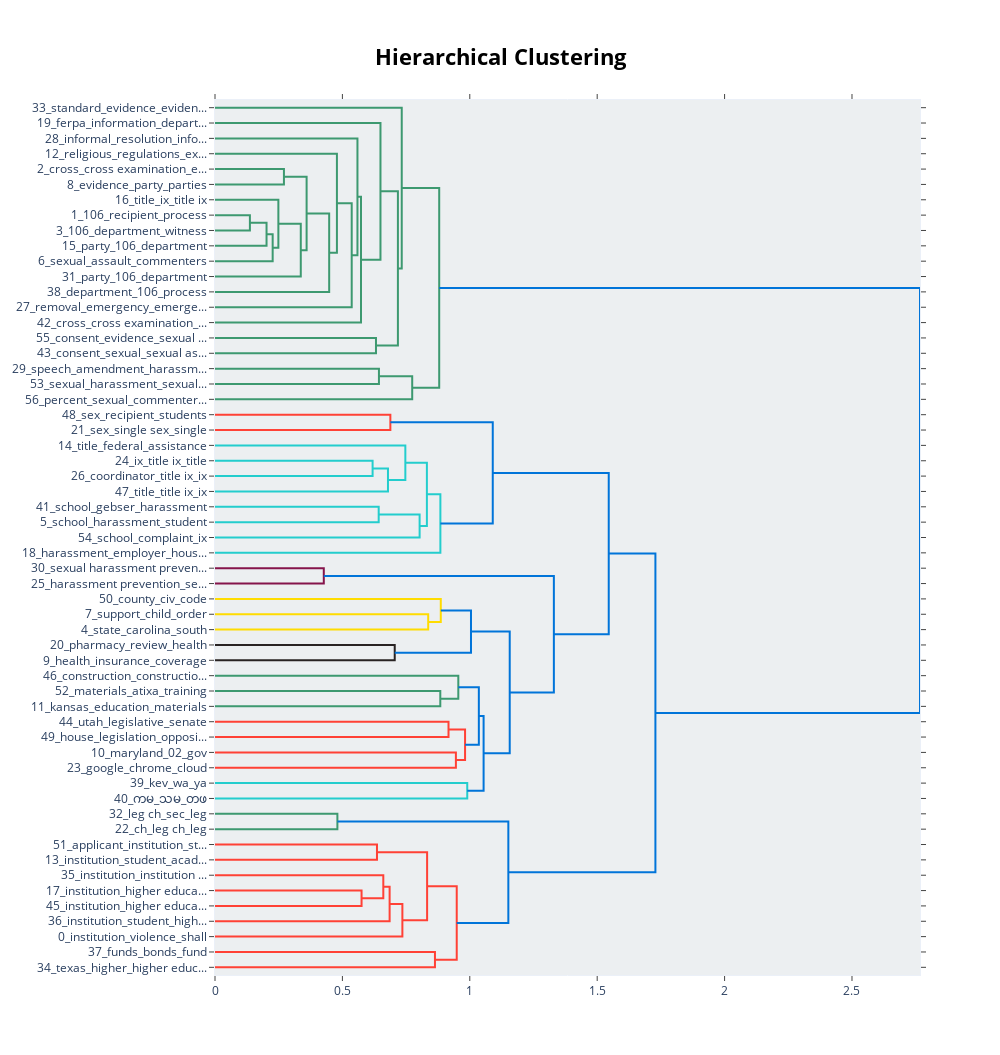

Notebook code for this chart:
### Code cell
topic_model.visualize_hierarchy()

### Figure 1 — Plotly figure (JSON) as saved in the notebook; plotly's stock layout.template omitted (floating-point values rounded to 4 significant figures)
{"data": [{"hoverinfo": "text", "marker": {"color": "rgb(61,153,112)"}, "mode": "lines", "type": "scatter", "x": [0, 0.2705, 0.2705, 0], "xaxis": "x", "y": [-45, -45, -55, -55], "yaxis": "y"}, {"hoverinfo": "text", "marker": {"color": "rgb(61,153,112)"}, "mode": "lines", "type": "scatter", "x": [0, 0.137, 0.137, 0], "xaxis": "x", "y": [-75, -75, -85, -85], "yaxis": "y"}, {"hoverinfo": "text", "marker": {"color": "rgb(61,153,112)"}, "mode": "lines", "type": "scatter", "x": [0.137, 0.2023, 0.2023, 0], "xaxis": "x", "y": [-80, -80, -95, -95], "yaxis": "y"}, {"hoverinfo": "text", "marker": {"color": "rgb(61,153,112)"}, "mode": "lines", "type": "scatter", "x": [0.2023, 0.2263, 0.2263, 0], "xaxis": "x", "y": [-87.5, -87.5, -105, -105], "yaxis": "y"}, {"hoverinfo": "text", "marker": {"color": "rgb(61,153,112)"}, "mode": "lines", "type": "scatter", "x": [0, 0.2487, 0.2487, 0.2263], "xaxis": "x", "y": [-65, -65, -96.25, -96.25], "yaxis": "y"}, {"hoverinfo": "text", "marker": {"color": "rgb(61,153,112)"}, "mode": "lines", "type": "scatter", "x": [0.2487, 0.3367, 0.3367, 0], "xaxis": "x", "y": [-80.62, -80.62, -115, -115], "yaxis": "y"}, {"hoverinfo": "text", "marker": {"color": "rgb(61,153,112)"}, "mode": "lines", "type": "scatter", "x": [0.2705, 0.3595, 0.3595, 0.3367], "xaxis": "x", "y": [-50, -50, -97.81, -97.81], "yaxis": "y"}, {"hoverinfo": "text", "marker": {"color": "rgb(61,153,112)"}, "mode": "lines", "type": "scatter", "x": [0.3595, 0.4481, 0.4481, 0], "xaxis": "x", "y": [-73.91, -73.91, -125, -125], "yaxis": "y"}, {"hoverinfo": "text", "marker": {"color": "rgb(61,153,112)"}, "mode": "lines", "type": "scatter", "x": [0, 0.4785, 0.4785, 0.4481], "xaxis": "x", "y": [-35, -35, -99.45, -99.45], "yaxis": "y"}, {"hoverinfo": "text", "marker": {"color": "rgb(61,153,112)"}, "mode": "lines", "type": "scatter", "x": [0.4785, 0.5365, 0.5365, 0], "xaxis": "x", "y": [-67.23, -67.23, -135, -135], "yaxis": "y"}, {"hoverinfo": "text", "marker": {"color": "rgb(61,153,112)"}, "mode": "lines", "type": "scatter", "x": [0, 0.5591, 0.5591, 0.5365], "xaxis": "x", "y": [-25, -25, -101.1, -101.1], "yaxis": "y"}, {"hoverinfo": "text", "marker": {"color": "rgb(61,153,112)"}, "mode": "lines", "type": "scatter", "x": [0.5591, 0.573, 0.573, 0], "xaxis": "x", "y": [-63.06, -63.06, -145, -145], "yaxis": "y"}, {"hoverinfo": "text", "marker": {"color": "rgb(61,153,112)"}, "mode": "lines", "type": "scatter", "x": [0, 0.6494, 0.6494, 0.573], "xaxis": "x", "y": [-15, -15, -104.0, -104.0], "yaxis": "y"}, {"hoverinfo": "text", "marker": {"color": "rgb(61,153,112)"}, "mode": "lines", "type": "scatter", "x": [0, 0.6318, 0.6318, 0], "xaxis": "x", "y": [-155, -155, -165, -165], "yaxis": "y"}, {"hoverinfo": "text", "marker": {"color": "rgb(61,153,112)"}, "mode": "lines", "type": "scatter", "x": [0.6494, 0.7179, 0.7179, 0.6318], "xaxis": "x", "y": [-59.51, -59.51, -160, -160], "yaxis": "y"}, {"hoverinfo": "text", "marker": {"color": "rgb(61,153,112)"}, "mode": "lines", "type": "scatter", "x": [0, 0.7329, 0.7329, 0.7179], "xaxis": "x", "y": [-5, -5, -109.8, -109.8], "yaxis": "y"}, {"hoverinfo": "text", "marker": {"color": "rgb(61,153,112)"}, "mode": "lines", "type": "scatter", "x": [0, 0.6434, 0.6434, 0], "xaxis": "x", "y": [-175, -175, -185, -185], "yaxis": "y"}, {"hoverinfo": "text", "marker": {"color": "rgb(61,153,112)"}, "mode": "lines", "type": "scatter", "x": [0.6434, 0.774, 0.774, 0], "xaxis": "x", "y": [-180, -180, -195, -195], "yaxis": "y"}, {"hoverinfo": "text", "marker": {"color": "rgb(61,153,112)"}, "mode": "lines", "type": "scatter", "x": [0.7329, 0.8799, 0.8799, 0.774], "xaxis": "x", "y": [-57.38, -57.38, -187.5, -187.5], "yaxis": "y"}, {"hoverinfo": "text", "marker": {"color": "rgb(255,65,54)"}, "mode": "lines", "type": "scatter", "x": [0, 0.6882, 0.6882, 0], "xaxis": "x", "y": [-205, -205, -215, -215], "yaxis": "y"}, {"hoverinfo": "text", "marker": {"color": "rgb(35,205,205)"}, "mode": "lines", "type": "scatter", "x": [0, 0.6185, 0.6185, 0], "xaxis": "x", "y": [-235, -235, -245, -245], "yaxis": "y"}, {"hoverinfo": "text", "marker": {"color": "rgb(35,205,205)"}, "mode": "lines", "type": "scatter", "x": [0.6185, 0.6789, 0.6789, 0], "xaxis": "x", "y": [-240, -240, -255, -255], "yaxis": "y"}, {"hoverinfo": "text", "marker": {"color": "rgb(35,205,205)"}, "mode": "lines", "type": "scatter", "x": [0, 0.747, 0.747, 0.6789], "xaxis": "x", "y": [-225, -225, -247.5, -247.5], "yaxis": "y"}, {"hoverinfo": "text", "marker": {"color": "rgb(35,205,205)"}, "mode": "lines", "type": "scatter", "x": [0, 0.6424, 0.6424, 0], "xaxis": "x", "y": [-265, -265, -275, -275], "yaxis": "y"}, {"hoverinfo": "text", "marker": {"color": "rgb(35,205,205)"}, "mode": "lines", "type": "scatter", "x": [0.6424, 0.8031, 0.8031, 0], "xaxis": "x", "y": [-270, -270, -285, -285], "yaxis": "y"}, {"hoverinfo": "text", "marker": {"color": "rgb(35,205,205)"}, "mode": "lines", "type": "scatter", "x": [0.747, 0.8316, 0.8316, 0.8031], "xaxis": "x", "y": [-236.2, -236.2, -277.5, -277.5], "yaxis": "y"}, {"hoverinfo": "text", "marker": {"color": "rgb(35,205,205)"}, "mode": "lines", "type": "scatter", "x": [0.8316, 0.8845, 0.8845, 0], "xaxis": "x", "y": [-256.9, -256.9, -295, -295], "yaxis": "y"}, {"hoverinfo": "text", "marker": {"color": "rgb(0,116,217)"}, "mode": "lines", "type": "scatter", "x": [0.6882, 1.09, 1.09, 0.8845], "xaxis": "x", "y": [-210, -210, -275.9, -275.9], "yaxis": "y"}, {"hoverinfo": "text", "marker": {"color": "rgb(133,20,75)"}, "mode": "lines", "type": "scatter", "x": [0, 0.427, 0.427, 0], "xaxis": "x", "y": [-305, -305, -315, -315], "yaxis": "y"}, {"hoverinfo": "text", "marker": {"color": "rgb(255,220,0)"}, "mode": "lines", "type": "scatter", "x": [0, 0.8367, 0.8367, 0], "xaxis": "x", "y": [-335, -335, -345, -345], "yaxis": "y"}, {"hoverinfo": "text", "marker": {"color": "rgb(255,220,0)"}, "mode": "lines", "type": "scatter", "x": [0, 0.8861, 0.8861, 0.8367], "xaxis": "x", "y": [-325, -325, -340, -340], "yaxis": "y"}, {"hoverinfo": "text", "marker": {"color": "rgb(40,35,35)"}, "mode": "lines", "type": "scatter", "x": [0, 0.7054, 0.7054, 0], "xaxis": "x", "y": [-355, -355, -365, -365], "yaxis": "y"}, {"hoverinfo": "text", "marker": {"color": "rgb(0,116,217)"}, "mode": "lines", "type": "scatter", "x": [0.8861, 1.005, 1.005, 0.7054], "xaxis": "x", "y": [-332.5, -332.5, -360, -360], "yaxis": "y"}, {"hoverinfo": "text", "marker": {"color": "rgb(61,153,112)"}, "mode": "lines", "type": "scatter", "x": [0, 0.8842, 0.8842, 0], "xaxis": "x", "y": [-385, -385, -395, -395], "yaxis": "y"}, {"hoverinfo": "text", "marker": {"color": "rgb(61,153,112)"}, "mode": "lines", "type": "scatter", "x": [0, 0.9549, 0.9549, 0.8842], "xaxis": "x", "y": [-375, -375, -390, -390], "yaxis": "y"}, {"hoverinfo": "text", "marker": {"color": "rgb(255,65,54)"}, "mode": "lines", "type": "scatter", "x": [0, 0.9165, 0.9165, 0], "xaxis": "x", "y": [-405, -405, -415, -415], "yaxis": "y"}, {"hoverinfo": "text", "marker": {"color": "rgb(255,65,54)"}, "mode": "lines", "type": "scatter", "x": [0, 0.9455, 0.9455, 0], "xaxis": "x", "y": [-425, -425, -435, -435], "yaxis": "y"}, {"hoverinfo": "text", "marker": {"color": "rgb(255,65,54)"}, "mode": "lines", "type": "scatter", "x": [0.9165, 0.9814, 0.9814, 0.9455], "xaxis": "x", "y": [-410, -410, -430, -430], "yaxis": "y"}, {"hoverinfo": "text", "marker": {"color": "rgb(0,116,217)"}, "mode": "lines", "type": "scatter", "x": [0.9549, 1.036, 1.036, 0.9814], "xaxis": "x", "y": [-382.5, -382.5, -420, -420], "yaxis": "y"}, {"hoverinfo": "text", "marker": {"color": "rgb(35,205,205)"}, "mode": "lines", "type": "scatter", "x": [0, 0.99, 0.99, 0], "xaxis": "x", "y": [-445, -445, -455, -455], "yaxis": "y"}, {"hoverinfo": "text", "marker": {"color": "rgb(0,116,217)"}, "mode": "lines", "type": "scatter", "x": [1.036, 1.054, 1.054, 0.99], "xaxis": "x", "y": [-401.2, -401.2, -450, -450], "yaxis": "y"}, {"hoverinfo": "text", "marker": {"color": "rgb(0,116,217)"}, "mode": "lines", "type": "scatter", "x": [1.005, 1.157, 1.157, 1.054], "xaxis": "x", "y": [-346.2, -346.2, -425.6, -425.6], "yaxis": "y"}, {"hoverinfo": "text", "marker": {"color": "rgb(0,116,217)"}, "mode": "lines", "type": "scatter", "x": [0.427, 1.33, 1.33, 1.157], "xaxis": "x", "y": [-310, -310, -385.9, -385.9], "yaxis": "y"}, {"hoverinfo": "text", "marker": {"color": "rgb(0,116,217)"}, "mode": "lines", "type": "scatter", "x": [1.09, 1.545, 1.545, 1.33], "xaxis": "x", "y": [-243.0, -243.0, -348.0, -348.0], "yaxis": "y"}, {"hoverinfo": "text", "marker": {"color": "rgb(61,153,112)"}, "mode": "lines", "type": "scatter", "x": [0, 0.4803, 0.4803, 0], "xaxis": "x", "y": [-465, -465, -475, -475], "yaxis": "y"}, {"hoverinfo": "text", "marker": {"color": "rgb(255,65,54)"}, "mode": "lines", "type": "scatter", "x": [0, 0.6357, 0.6357, 0], "xaxis": "x", "y": [-485, -485, -495, -495], "yaxis": "y"}, {"hoverinfo": "text", "marker": {"color": "rgb(255,65,54)"}, "mode": "lines", "type": "scatter", "x": [0, 0.5752, 0.5752, 0], "xaxis": "x", "y": [-515, -515, -525, -525], "yaxis": "y"}, {"hoverinfo": "text", "marker": {"color": "rgb(255,65,54)"}, "mode": "lines", "type": "scatter", "x": [0, 0.6606, 0.6606, 0.5752], "xaxis": "x", "y": [-505, -505, -520, -520], "yaxis": "y"}, {"hoverinfo": "text", "marker": {"color": "rgb(255,65,54)"}, "mode": "lines", "type": "scatter", "x": [0.6606, 0.6853, 0.6853, 0], "xaxis": "x", "y": [-512.5, -512.5, -535, -535], "yaxis": "y"}, {"hoverinfo": "text", "marker": {"color": "rgb(255,65,54)"}, "mode": "lines", "type": "scatter", "x": [0.6853, 0.7354, 0.7354, 0], "xaxis": "x", "y": [-523.8, -523.8, -545, -545], "yaxis": "y"}, {"hoverinfo": "text", "marker": {"color": "rgb(255,65,54)"}, "mode": "lines", "type": "scatter", "x": [0.6357, 0.8325, 0.8325, 0.7354], "xaxis": "x", "y": [-490, -490, -534.4, -534.4], "yaxis": "y"}, {"hoverinfo": "text", "marker": {"color": "rgb(255,65,54)"}, "mode": "lines", "type": "scatter", "x": [0, 0.8633, 0.8633, 0], "xaxis": "x", "y": [-555, -555, -565, -565], "yaxis": "y"}, {"hoverinfo": "text", "marker": {"color": "rgb(255,65,54)"}, "mode": "lines", "type": "scatter", "x": [0.8325, 0.9487, 0.9487, 0.8633], "xaxis": "x", "y": [-512.2, -512.2, -560, -560], "yaxis": "y"}, {"hoverinfo": "text", "marker": {"color": "rgb(0,116,217)"}, "mode": "lines", "type": "scatter", "x": [0.4803, 1.151, 1.151, 0.9487], "xaxis": "x", "y": [-470, -470, -536.1, -536.1], "yaxis": "y"}, {"hoverinfo": "text", "marker": {"color": "rgb(0,116,217)"}, "mode": "lines", "type": "scatter", "x": [1.545, 1.728, 1.728, 1.151], "xaxis": "x", "y": [-295.5, -295.5, -503.0, -503.0], "yaxis": "y"}, {"hoverinfo": "text", "marker": {"color": "rgb(0,116,217)"}, "mode": "lines", "type": "scatter", "x": [0.8799, 2.767, 2.767, 1.728], "xaxis": "x", "y": [-122.4, -122.4, -399.3, -399.3], "yaxis": "y"}], "layout": {"autosize": false, "height": 1055, "hoverlabel": {"bgcolor": "white", "font": {"family": "Rockwell", "size": 16}}, "hovermode": "closest", "plot_bgcolor": "#ECEFF1", "showlegend": false, "title": {"font": {"color": "Black", "size": 22}, "text": "<b>Hierarchical Clustering</b>", "x": 0.5, "xanchor": "center", "yanchor": "top"}, "width": 1000, "xaxis": {"autorange": true, "mirror": "allticks", "range": [0, 2.767], "rangemode": "tozero", "showgrid": false, "showline": true, "showticklabels": true, "ticks": "outside", "type": "linear", "zeroline": false}, "yaxis": {"mirror": "allticks", "range": [-570, 0], "rangemode": "tozero", "showgrid": false, "showline": true, "showticklabels": true, "tickmode": "array", "ticks": "outside", "ticktext": ["33_standard_evidence_eviden...", "19_ferpa_information_depart...", "28_informal_resolution_info...", "12_religious_regulations_ex...", "2_cross_cross examination_e...", "8_evidence_party_parties", "16_title_ix_title ix", "1_106_recipient_process", "3_106_department_witness", "15_party_106_department", "6_sexual_assault_commenters", "31_party_106_department", "38_department_106_process", "27_removal_emergency_emerge...", "42_cross_cross examination_...", "55_consent_evidence_sexual ...", "43_consent_sexual_sexual as...", "29_speech_amendment_harassm...", "53_sexual_harassment_sexual...", "56_percent_sexual_commenter...", "48_sex_recipient_students", "21_sex_single sex_single", "14_title_federal_assistance", "24_ix_title ix_title", "26_coordinator_title ix_ix", "47_title_title ix_ix", "41_school_gebser_harassment", "5_school_harassment_student", "54_school_complaint_ix", "18_harassment_employer_hous...", "30_sexual harassment preven...", "25_harassment prevention_se...", "50_county_civ_code", "7_support_child_order", "4_state_carolina_south", "20_pharmacy_review_health", "9_health_insurance_coverage", "46_construction_constructio...", "52_materials_atixa_training", "11_kansas_education_materials", "44_utah_legislative_senate", "49_house_legislation_opposi...", "10_maryland_02_gov", "23_google_chrome_cloud", "39_kev_wa_ya", "40_ကမ_သမ_တဖ", "32_leg ch_sec_leg", "22_ch_leg ch_leg", "51_applicant_institution_st...", "13_institution_student_acad...", "35_institution_institution ...", "17_institution_higher educa...", "45_institution_higher educa...", "36_institution_student_high...", "0_institution_violence_shall", "37_funds_bonds_fund", "34_texas_higher_higher educ..."], "tickvals": [-5, -15, -25, -35, -45, -55, -65, -75, -85, -95, -105, -115, -125, -135, -145, -155, -165, -175, -185, -195, -205, -215, -225, -235, -245, -255, -265, -275, -285, -295, -305, -315, -325, -335, -345, -355, -365, -375, -385, -395, -405, -415, -425, -435, -445, -455, -465, -475, -485, -495, -505, -515, -525, -535, -545, -555, -565], "type": "linear", "zeroline": false}}}
